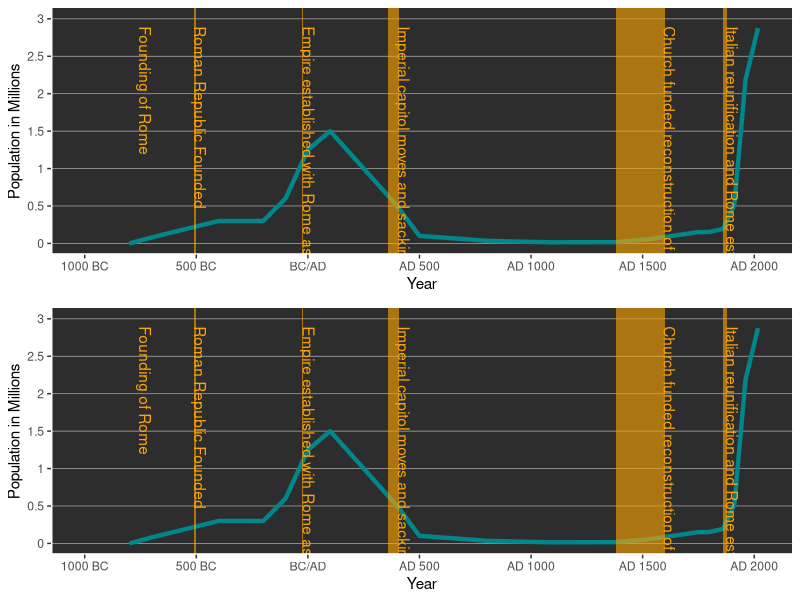

This chart was generated by the following R code:
library(ggplot2)
library(ggpubr)

dat <- read.csv('Rome.csv',header=T)

rome <- ggplot(dat) + 
  geom_line(aes(x = Year, y = Population), size = 1.5, color='turquoise4') +
  theme(panel.grid.major.y = element_line('darkgray', size=0.25), panel.grid.minor.y=element_blank(), panel.grid.major.x=element_blank(), panel.grid.minor.x=element_blank(), 
        panel.background = element_rect(fill = "#2D2D2D"), axis.line = element_line(color='white', size = 1, linetype = "solid")) +
  #theme_dark() +
  scale_x_continuous(name="Year", limits=c(-1000, 2020), breaks=c(-1000,-500,0,500,1000,1500,2000),labels=c("1000 BC", "500 BC", "BC/AD","AD 500", "AD 1000","AD 1500","AD 2000")) +
  scale_y_continuous(name="Population in Millions", limits=c(0, 3000000), breaks=c(0,500000,1000000,1500000,2000000,2500000,3000000), labels=c(0,0.5,1,1.5,2,2.5,3)) +
  annotate("rect", xmin = -753, xmax = -750, ymin = -Inf, ymax = Inf, fill = "orange1", alpha = 0.6) +
  annotate("text", label="Founding of Rome", x = -730, y =2900000, color="orange1", angle=270, hjust=0) +
  annotate("rect", xmin = -509, xmax = -503, ymin = -Inf, ymax = Inf, fill = "orange1", alpha = 0.6) +
  annotate("text", label="Roman Republic Founded", x = -483, y =2900000, color="orange1", angle=270, hjust=0) +
  annotate("rect", xmin = -27, xmax = -23, ymin = -Inf, ymax = Inf, fill = "orange1", alpha = 0.6) +
  annotate("text", label="Empire established with Rome as capitol", x = 3, y =2900000, color="orange1", angle=270, hjust=0) +
  annotate("rect", xmin = 359, xmax = 410, ymin = -Inf, ymax = Inf, fill = "orange1", alpha = 0.6) +
  annotate("text", label="Imperial capitol moves and sacking of Rome", x = 430, y =2900000, color="orange1", angle=270, hjust=0) +
  annotate("rect", xmin = 1380, xmax = 1600, ymin = -Inf, ymax = Inf, fill = "orange1", alpha = 0.6) +
  annotate("text", label="Church funded reconstruction of Rome", x = 1620, y =2900000, color="orange1", angle=270, hjust=0) +
  annotate("rect", xmin = 1861, xmax = 1880, ymin = -Inf, ymax = Inf, fill = "orange1", alpha = 0.6) +
  annotate("text", label="Italian reunification and Rome established as capitol", x = 1900, y =2900000, color="orange1", angle=270, hjust=0) 
  
  


ggarrange(rome, rome, ncol = 1, nrow = 2)